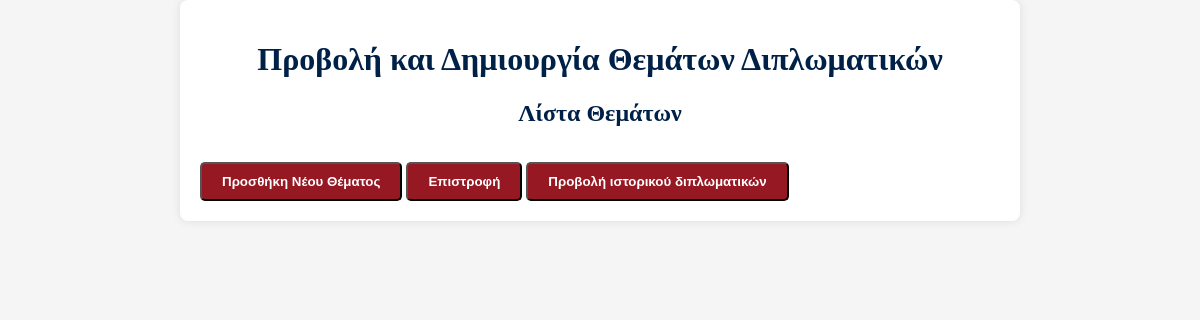
Page /show_dipl.php (signed in) on the earlier database version.
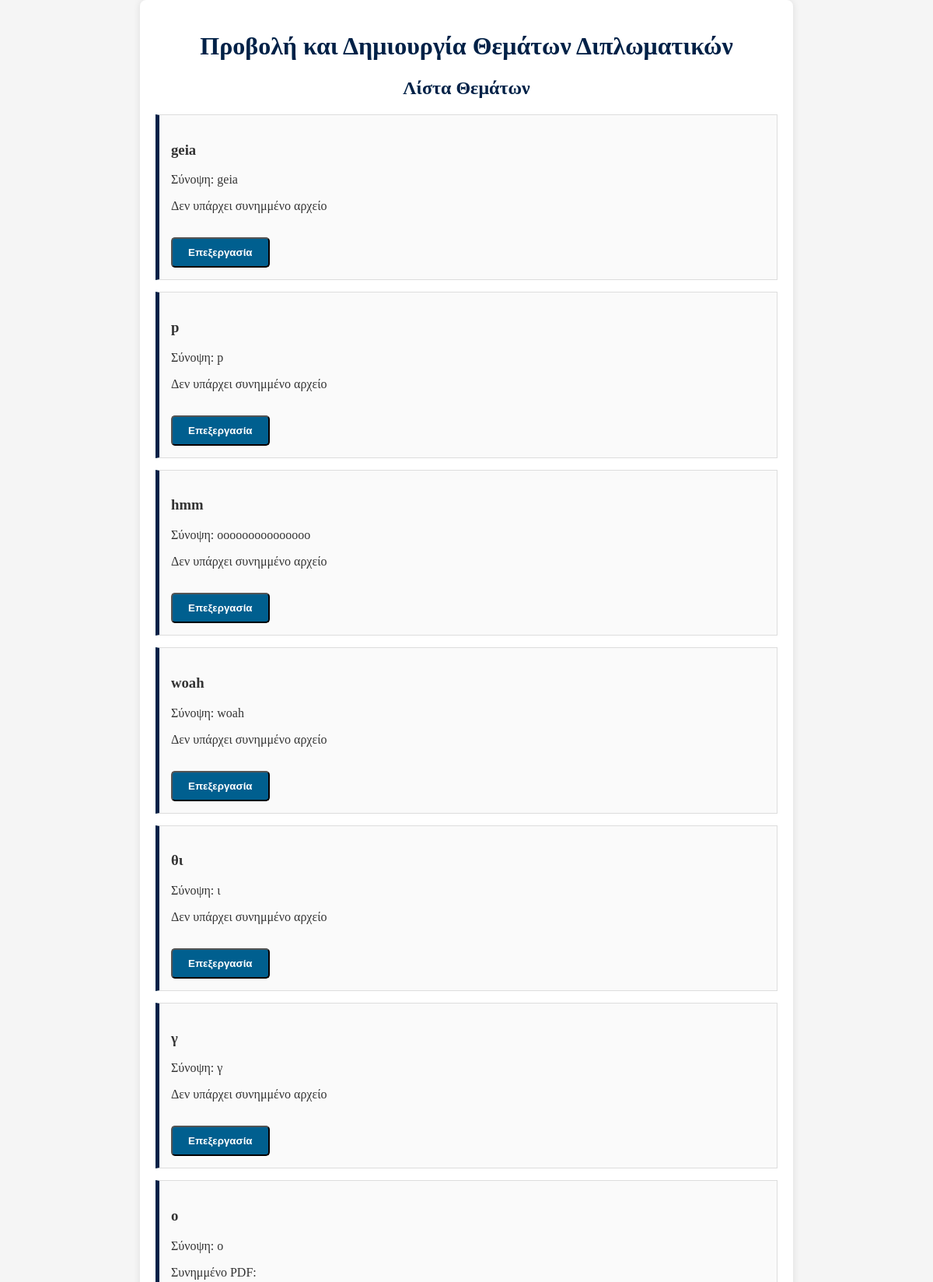
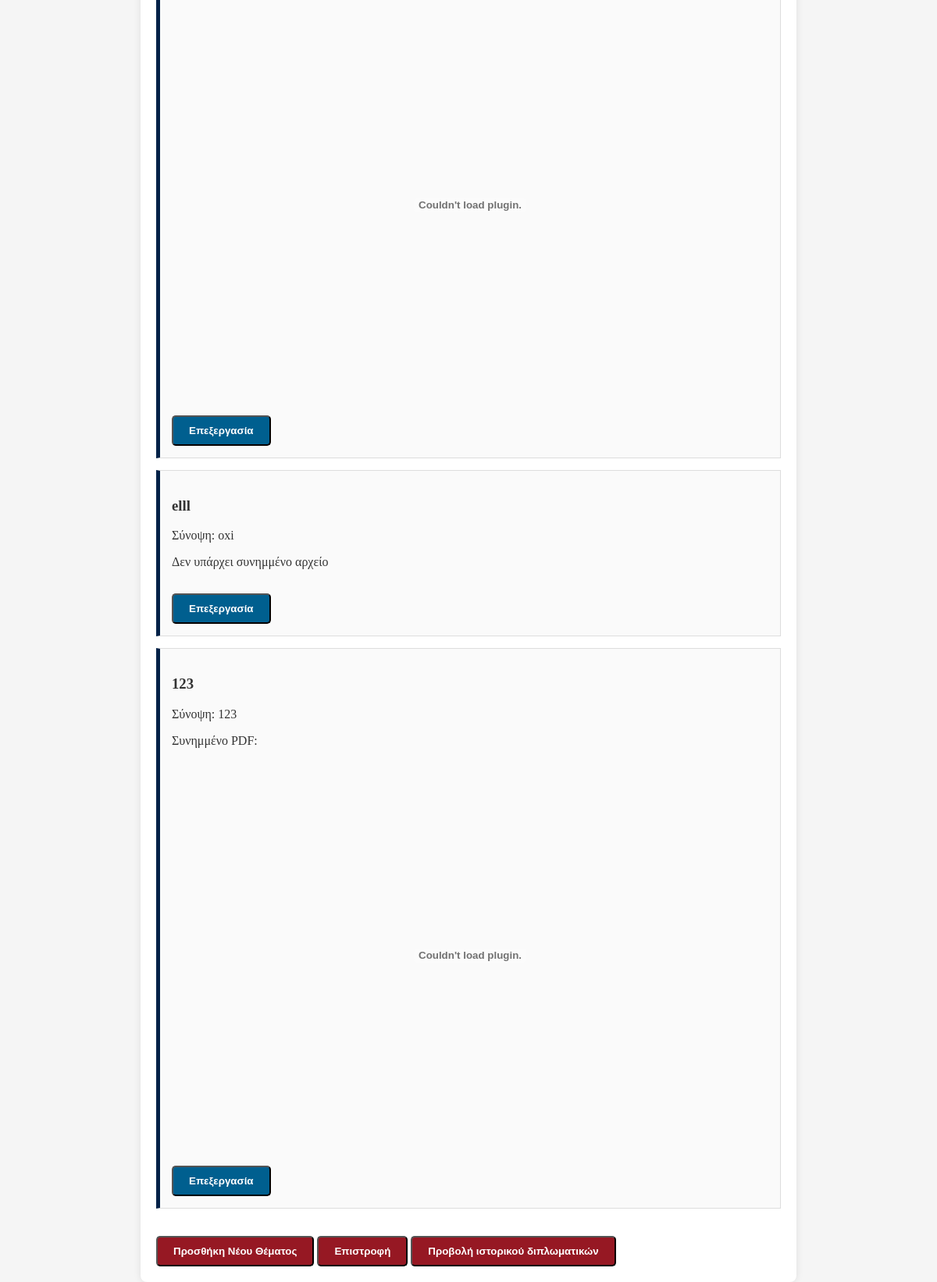
Same page on the later database version (2 pictures, top to bottom).
### tables this page shows
CREATE TABLE `thesis` (
  `thesisID` int(11) NOT NULL,
  `title` varchar(255) NOT NULL,
  `description` text NOT NULL,
  `status` enum('under assignment','active','under review','finalized','withdrawn') NOT NULL,
  `supervisorID` int(11) NOT NULL,
  `member1ID` int(11) DEFAULT NULL,
  `member2ID` int(11) DEFAULT NULL,
  `studentID` int(11) DEFAULT NULL,
  `finalGrade` decimal(4,2) DEFAULT NULL,
  `postedDate` date NOT NULL,
  `assignmentDate` date DEFAULT NULL,
  `completionDate` date DEFAULT NULL,
  `examinationDate` date DEFAULT NULL,
  `withdrawalDate` date DEFAULT NULL,
  `pdf` varchar(50) DEFAULT NULL,
  `withdrawn_comment` enum('from professor','from secretary') DEFAULT NULL
);

### show_dipl.php (the view, shortened to what this page needs)
<?php
include 'access.php';
?>
<!DOCTYPE html>
<html lang="el">
<head>
    <link rel="stylesheet" href="dipl.css">
</head>
<body>
    <div class="container">
        <h1>Προβολή και Δημιουργία Θεμάτων Διπλωματικών</h1>
        <div class="topic-list">
            <h2>Λίστα Θεμάτων</h2>
            <?php
            $query = "SELECT thesisID, title, description, pdf FROM thesis WHERE supervisorID = ? AND status = 'under assignment'";
            $stmt = $con->prepare($query);
            $stmt->bind_param('i', $_SESSION['user_id']);
            $stmt->execute();
            $result = $stmt->get_result();
            if ($result->num_rows > 0) {
                while ($row = $result->fetch_assoc()) {
                    echo '<div class="topic">';
                    echo '<h3>' . htmlspecialchars($row['title']) . '</h3>';
                    echo '<p>Σύνοψη: ' . htmlspecialchars($row['description']) . '</p>';
                    if (!empty($row['pdf'])) {
                        echo '<p>Συνημμένο PDF:</p>';
                        echo '<embed src="uploads/' . htmlspecialchars($row['pdf']) . '" type="application/pdf" width="100%" height="500px" />';
                    } else {
                        echo '<p>Δεν υπάρχει συνημμένο αρχείο</p>';
                    }
                    echo '<button class="edit-topic-button" onclick="openEditModal(' . $row['thesisID'] . ', \'' . htmlspecialchars($row['title']) . '\', \'' . htmlspecialchars($row['description']) . '\')">Επεξεργασία</button>';
                    echo '</div>';
                }
            }
            ?>
        </div>
        <button class="add-topic-button" onclick="openModal()">Προσθήκη Νέου Θέματος</button>
        <button class="add-topic-button" onclick="window.location.href = 'professor.php';">Επιστροφή</button>
        <button class="add-topic-button" onclick="window.location.href = 'all_thesis.php';">Προβολή ιστορικού διπλωματικών</button>
    </div>
</body>
</html>

### dipl.css (style rules this page uses)
body { font-family: "Georgia", serif; background-color: #f5f5f5; color: #333; margin: 0; padding: 0; }
.container { max-width: 800px; margin: auto; padding: 20px; background-color: #ffffff; box-shadow: 0 0 10px rgba(0, 0, 0, 0.1); border-radius: 8px; }
h1, h2 { color: #002147; text-align: center; }
.topic-list { margin-bottom: 20px; }
.topic { border: 1px solid #ddd; padding: 15px; margin-bottom: 15px; background-color: #fafafa; border-left: 5px solid #002147; }
.add-topic-button { display: inline-block; padding: 10px 20px; background-color: #961823; color: white; text-decoration: none; border-radius: 5px; font-weight: bold; margin-top: 15px; cursor: pointer; text-align: center; transition: background-color 0.3s; }
.edit-topic-button { display: inline-block; padding: 10px 20px; background-color: #005f8f; color: white; text-decoration: none; border-radius: 5px; font-weight: bold; margin-top: 15px; cursor: pointer; text-align: center; transition: background-color 0.3s; }

Differences in the rows shown:
added thesis: title "geia", description "geia", pdf "Δεν υπάρχει συνημμένο αρχείο"
added thesis: title "p", description "p", pdf "Δεν υπάρχει συνημμένο αρχείο"
added thesis: title "hmm", description "ooooooooooooooo", shows "Δεν υπάρχει συνημμένο αρχείο"
added thesis: title "woah", description "woah", pdf "Δεν υπάρχει συνημμένο αρχείο"
added thesis: title "θι", description "ι", shows "Δεν υπάρχει συνημμένο αρχείο"
added thesis: title "γ", description "γ", pdf "Δεν υπάρχει συνημμένο αρχείο"
added thesis: title "o", description "o"
added thesis: title "elll", description "oxi", pdf "Δεν υπάρχει συνημμένο αρχείο"
added thesis: title "123", description "123"
